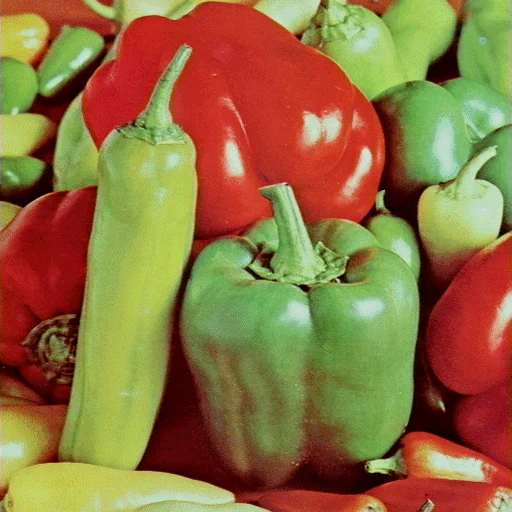
#> input picture images/Poivrons.jpeg, 512 x 512 px
$ python segmentation_naive.py
#> lines starting #> are read from the running program, lines starting #| are printed output that depends on the picture
import numpy as np
import matplotlib.pyplot as plt
from PIL import Image

IMAGE = "images/Poivrons.jpeg"
Q = 360        # nombre de classes de l'histogramme de teinte (1 classe = 1 degré)
SEUIL = 0.05   # écart maximal toléré (en fraction des pixels du morceau) pour dire "unimodal"
LARGEUR = 4    # largeur des classes des histogrammes de saturation et d'intensité
               # (S va de 0 à environ 208, I de 0 à 255 ; l'article ne précise pas ce choix).
               # Avec LARGEUR = 1, l'histogramme de saturation de Poivrons.jpeg est "en peigne"
               # (valeurs RGB irrégulières dans l'image) et on trouve beaucoup trop de modes.


# ==========================================================================
# 1. Passage de RGB à HSI
# ==========================================================================
def rgb_vers_hsi(image):
    # Formules de l'article :
    #   I = (R + G + B) / 3
    #   S = distance du point (R, G, B) à l'axe des gris
    #   H = angle autour de l'axe des gris
    # L'article écrit H avec arccos, qui ne donne qu'un angle entre 0 et 180 degrés.
    # On utilise arctan2 pour avoir le cercle entier (rouge = 0, vert = 120, bleu = 240).
    rgb = image.astype(np.float64)
    R, G, B = rgb[..., 0], rgb[..., 1], rgb[..., 2]
    I = (R + G + B) / 3
    S = np.sqrt((R - I) ** 2 + (G - I) ** 2 + (B - I) ** 2)
    H = np.degrees(np.arctan2(np.sqrt(3) * (G - B), 2 * R - G - B)) % 360
    return H, S, I


def pixels_colores(S, Q=Q):
    # Cylindre des gris de l'article : à la distance S de l'axe des gris, il y a au plus
    # 2*pi*S couleurs sur le cercle. Pour pouvoir découper la teinte en Q classes il faut
    # donc S > Q / (2*pi) (= 57,3 pour Q = 360). En dessous, la teinte n'a pas de sens.
    return S > Q / (2 * np.pi)


# ==========================================================================
# 2. Pool Adjacent Violators (estimateur de Grenander)
# ==========================================================================
def pav_decroissant(h):
    # Meilleure approximation décroissante de h.
    # On parcourt h de gauche à droite avec une pile de "blocs" (valeur, taille).
    # Si le dernier bloc est plus haut que celui d'avant, la décroissance est violée :
    # on fusionne les deux blocs et on prend leur moyenne. On recommence tant qu'il le faut.
    # Exemple : [5, 3, 4, 2] -> [5, 3.5, 3.5, 2]
    valeurs = []
    tailles = []
    for x in h:
        valeurs.append(float(x))
        tailles.append(1)
        while len(valeurs) > 1 and valeurs[-2] < valeurs[-1]:
            t = tailles[-2] + tailles[-1]
            v = (valeurs[-2] * tailles[-2] + valeurs[-1] * tailles[-1]) / t
            valeurs.pop()
            tailles.pop()
            valeurs[-1] = v
            tailles[-1] = t
    return np.repeat(valeurs, tailles)


def pav_croissant(h):
    # Même chose en croissant : on retourne h, on applique pav_decroissant, on retourne
    return pav_decroissant(np.asarray(h)[::-1])[::-1]


def ajustement_unimodal(h, c):
    # Approximation "croissant puis décroissant" de h autour du pic c :
    # PAV croissant à gauche de c, PAV décroissant à partir de c
    return np.concatenate([pav_croissant(h[:c]), pav_decroissant(h[c:])])


def pics_candidats(h, nb=3):
    # Positions possibles du pic : les nb classes les plus hautes du morceau.
    # (l'article demande seulement qu'il EXISTE un c qui marche ; tester tous les c
    # serait trop long, et en pratique le bon c est près du maximum)
    return np.argsort(h)[::-1][:nb]


# ==========================================================================
# 3. Test d'unimodalité NAÏF (seuil réglé à la main)
# ==========================================================================
def ecart(h, ajustement):
    # Fraction des pixels qu'il faut "déplacer" pour passer de h à son ajustement.
    # On divise par 2 car chaque pixel déplacé compte deux fois (une classe perd, une gagne).
    N = h.sum()
    if N == 0:
        return 0
    return np.abs(h - ajustement).sum() / (2 * N)


def est_unimodal_naif(h, seuil=SEUIL):
    # h est unimodal si, pour au moins un pic c, l'écart à l'ajustement
    # croissant-décroissant autour de c est plus petit que le seuil.
    # Défaut connu : le seuil ne dépend pas du nombre de pixels N, alors qu'un petit
    # écart sur 200 000 pixels est beaucoup plus "sûr" qu'un petit écart sur 50 pixels.
    h = np.asarray(h, dtype=np.float64)
    if len(h) < 3 or h.sum() == 0:
        return True
    for c in pics_candidats(h):
        if ecart(h, ajustement_unimodal(h, c)) <= seuil:
            return True
    return False


# ==========================================================================
# 4. Algorithme FTC (Fine To Coarse) de l'article
# ==========================================================================
def minima_locaux(h):
    # Indices des minima locaux de h (on prend le début et la fin des plateaux)
    m = []
    for i in range(1, len(h) - 1):
        if (h[i] < h[i - 1] and h[i] <= h[i + 1]) or (h[i] <= h[i - 1] and h[i] < h[i + 1]):
            m.append(i)
    return m


def ftc(h, est_unimodal, graine=0):
    # Entrée : histogramme h (L classes) et une fonction de test d'unimodalité.
    # Sortie : liste des bornes [0, b1, b2, ..., L] ; le morceau k est h[bornes[k]:bornes[k+1]].
    #
    # 1. On part de la segmentation la plus fine : tous les minima locaux + les deux bouts.
    # 2. On choisit au hasard deux morceaux voisins ; si leur union est unimodale, on les
    #    fusionne. On recommence jusqu'à ce qu'aucune paire ne puisse être fusionnée.
    # 3. Même chose avec des unions de j = 3, 4, ... morceaux voisins.
    #    (petite différence avec l'article : après une fusion à j >= 3, on revient à j = 2,
    #    pour être sûr que plus aucune union de morceaux voisins n'est unimodale)
    h = np.asarray(h, dtype=np.float64)
    L = len(h)
    bornes = [0] + minima_locaux(h) + [L]
    hasard = np.random.default_rng(graine)

    j = 2
    while j <= len(bornes) - 1:  # len(bornes) - 1 = nombre de morceaux
        fusion = False
        debuts = np.arange(len(bornes) - j)  # union des morceaux k, k+1, ..., k+j-1
        hasard.shuffle(debuts)
        for k in debuts:
            a, b = bornes[k], bornes[k + j]
            if est_unimodal(h[a:b]):
                bornes = bornes[:k + 1] + bornes[k + j:]  # on enlève les bornes intérieures
                fusion = True
                break
        if fusion:
            j = 2
        else:
            j += 1
    return bornes


def etiqueter(classes, bornes):
    # Numéro du morceau de chaque valeur : classes dans [bornes[k], bornes[k+1][ -> k
    return np.searchsorted(bornes, classes, side="right") - 1


def ftc_circulaire(h, est_unimodal):
    # L'histogramme de teinte est circulaire (359 degrés est à côté de 0 degré).
    # Astuce simple : on "coupe" le cercle à l'endroit où l'histogramme est le plus bas
    # (il n'y a sûrement pas de mode à cet endroit), on fait tourner h pour que cette
    # classe soit au début, et on applique le FTC normal.
    decalage = int(np.argmin(h))
    bornes = ftc(np.roll(h, -decalage), est_unimodal)
    return bornes, decalage


# ==========================================================================
# 5. Palette hiérarchique : teinte -> saturation -> intensité (algorithme ACoPa)
# ==========================================================================
def palette_acopa(image, est_unimodal, afficher=True, largeur=LARGEUR):
    # Renvoie :
    #   graines   : couleur moyenne (RGB) de chaque groupe final -> centres de départ de K-means
    #   effectifs : nombre de pixels de chaque groupe
    #   niveaux   : couleurs obtenues après la teinte, après la saturation, après l'intensité
    #               (pour dessiner la "palette hiérarchique" comme la figure 4(e) de l'article)
    #   infos     : histogramme de teinte et ses bornes (pour les figures)
    pixels = image.reshape(-1, 3).astype(np.float64)
    H, S, I = rgb_vers_hsi(image)
    H, S, I = H.ravel(), S.ravel(), I.ravel()

    classe_H = np.floor(H * Q / 360).astype(int) % Q
    NB_S = int(210 // largeur) + 1
    NB_I = int(256 // largeur) + 1
    classe_S = np.floor(S / largeur).astype(int)
    classe_I = np.floor(I / largeur).astype(int)

    # Étape 1 : FTC sur l'histogramme de teinte des pixels colorés
    colores = pixels_colores(S)
    h_teinte = np.bincount(classe_H[colores], minlength=Q)
    bornes_H, decalage = ftc_circulaire(h_teinte, est_unimodal)

    # Étape 2 : TOUS les pixels (gris compris) sont rattachés à un intervalle de teinte
    groupe_H = etiqueter((classe_H - decalage) % Q, bornes_H)

    graines, effectifs = [], []
    niveaux = {"teinte": [], "saturation": [], "intensite": []}
    for i in range(len(bornes_H) - 1):
        dans_i = groupe_H == i
        if dans_i.sum() == 0:
            continue
        niveaux["teinte"].append(pixels[dans_i].mean(axis=0))

        # Étape 3 : FTC sur l'histogramme de saturation des pixels de ce mode de teinte
        h_sat = np.bincount(classe_S[dans_i], minlength=NB_S)
        bornes_S = ftc(h_sat, est_unimodal)
        groupe_S = etiqueter(classe_S, bornes_S)

        for j in range(len(bornes_S) - 1):
            dans_ij = dans_i & (groupe_S == j)
            if dans_ij.sum() == 0:
                continue
            niveaux["saturation"].append(pixels[dans_ij].mean(axis=0))

            # Étape 4 : FTC sur l'histogramme d'intensité
            h_int = np.bincount(classe_I[dans_ij], minlength=NB_I)
            bornes_I = ftc(h_int, est_unimodal)
            groupe_I = etiqueter(classe_I, bornes_I)

            for k in range(len(bornes_I) - 1):
                dans_ijk = dans_ij & (groupe_I == k)
                if dans_ijk.sum() == 0:
                    continue
                couleur = pixels[dans_ijk].mean(axis=0)
                niveaux["intensite"].append(couleur)
                graines.append(couleur)
                effectifs.append(int(dans_ijk.sum()))

    if afficher:
        print(f"{len(bornes_H) - 1} modes de teinte, {len(niveaux['saturation'])} après la saturation, "
              f"{len(graines)} après l'intensité")
    infos = {"h_teinte": h_teinte, "bornes_H": bornes_H, "decalage": decalage}
    return np.array(graines), np.array(effectifs), niveaux, infos


# ==========================================================================
# 6. Affichages
# ==========================================================================
def afficher_segmentation_teinte(h_teinte, bornes, decalage, titre=""):
    # Histogramme de teinte en noir + bornes trouvées par le FTC en rouge
    plt.figure(figsize=(10, 3))
    plt.bar(np.arange(len(h_teinte)), h_teinte, width=1.0, color="black")
    for b in bornes[1:-1]:
        plt.axvline((b + decalage) % len(h_teinte), color="red", linestyle="--")
    plt.axvline(decalage, color="red", linestyle=":")  # endroit où on a coupé le cercle
    plt.xlabel("Teinte (degrés)")
    plt.ylabel("Nombre de pixels")
    plt.title(titre)
    plt.tight_layout()


def afficher_palette_hierarchique(niveaux, titre=""):
    # Une ligne par étape (teinte, saturation, intensité), comme la figure 4(e) de l'article
    fig, axes = plt.subplots(3, 1, figsize=(10, 2.4))
    for ax, nom in zip(axes, ["teinte", "saturation", "intensite"]):
        couleurs = np.array(niveaux[nom]) / 255
        ax.imshow(couleurs[None, :, :], aspect="auto")
        ax.set_yticks([])
        ax.set_xticks([])
        ax.set_ylabel(f"{nom}\n({len(couleurs)})", rotation=0, ha="right", va="center", fontsize=8)
    fig.suptitle(titre)
    fig.tight_layout()


def petits_tests():
    # Vérifications rapides des briques de base
    assert np.allclose(pav_decroissant([5, 3, 4, 2]), [5, 3.5, 3.5, 2])
    assert np.allclose(pav_croissant([5, 3, 4, 2]), [3.5, 3.5, 3.5, 3.5])
    H, S, I = rgb_vers_hsi(np.array([[[255, 0, 0], [0, 255, 0], [0, 0, 255], [128, 128, 128]]]))
    assert np.allclose(H[0, :3], [0, 120, 240]) and S[0, 3] == 0
    # Une bosse : unimodal. Deux bosses bien séparées : pas unimodal.
    x = np.arange(100)
    une_bosse = 1000 * np.exp(-(x - 50) ** 2 / 50)
    deux_bosses = une_bosse + 1000 * np.exp(-(x - 15) ** 2 / 20)
    assert est_unimodal_naif(une_bosse) and not est_unimodal_naif(deux_bosses)
    assert len(ftc(deux_bosses, est_unimodal_naif)) - 1 == 2
    print("Petits tests : OK")


if __name__ == "__main__":
    petits_tests()
    image = np.array(Image.open(IMAGE).convert("RGB"))
#> image is the input picture: shape (512, 512, 3); mean R, G, B 143.8, 112.6, 63.3
    graines, effectifs, niveaux, infos = palette_acopa(image, est_unimodal_naif)
#> in rgb_vers_hsi (call 2), `R, G, B = rgb[..., 0], rgb[..., 1], rgb[..., 2]`:
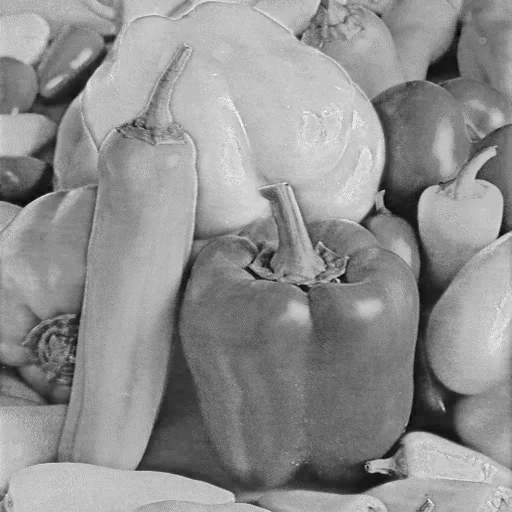
#> R: shape (512, 512) float64; min 0, max 255, mean 143.8
#> in rgb_vers_hsi (call 2), `R, G, B = rgb[..., 0], rgb[..., 1], rgb[..., 2]`:
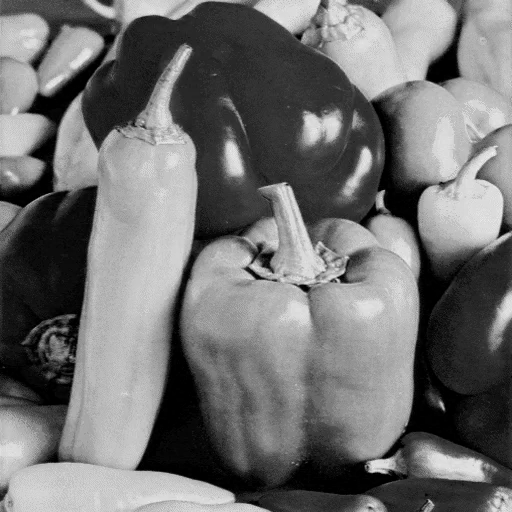
#> G: shape (512, 512) float64; min 0, max 243, mean 112.6
#> in rgb_vers_hsi (call 2), `R, G, B = rgb[..., 0], rgb[..., 1], rgb[..., 2]`:
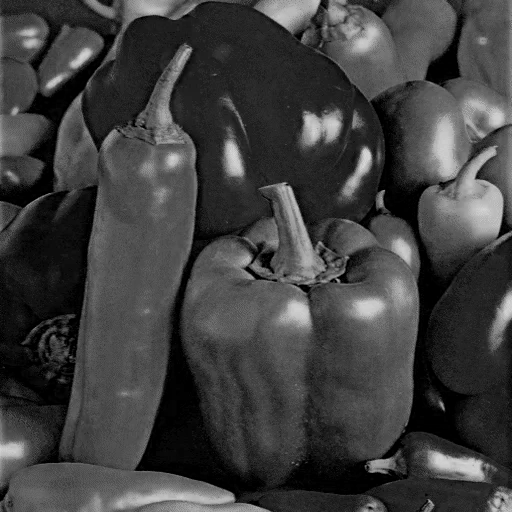
#> B: shape (512, 512) float64; min 0, max 217, mean 63.3
#> in rgb_vers_hsi (call 2), `I = (R + G + B) / 3`:
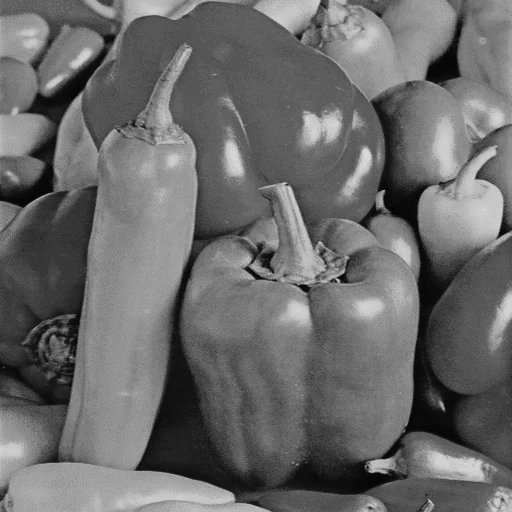
#> I: shape (512, 512) float64; min 0, max 222, mean 106.6
#> in rgb_vers_hsi (call 2), `S = np.sqrt((R - I) ** 2 + (G - I) ** 2 + (B - I) ** 2)`:
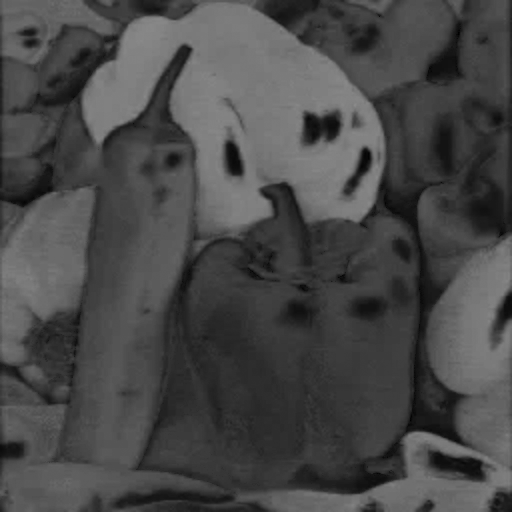
#> S: shape (512, 512) float64; min 0, max 138.3, mean 73.6
#> in rgb_vers_hsi (call 2), `H = np.degrees(np.arctan2(np.sqrt(3) * (G - B), 2 * R - G - B)) % 360`:
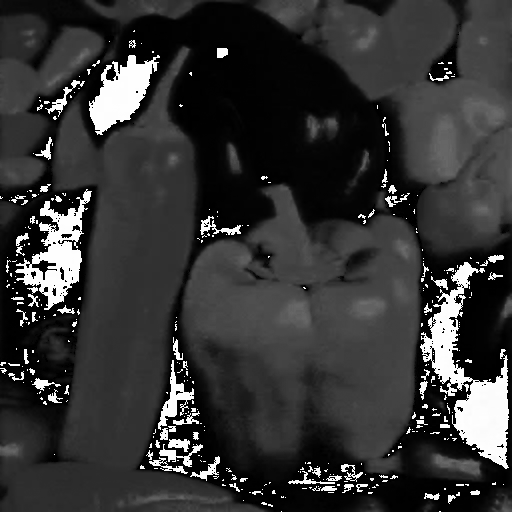
#> H: shape (512, 512) float64; min 0, max 359.7, mean 74.3; drawn with min black and max white
#> in palette_acopa, `h_teinte = np.bincount(classe_H[colores], minlength=Q)`: h_teinte = 360 values, max 9071 at index 0, min 0 at index 118, mean 477.5
#> in ftc_circulaire, `decalage = int(np.argmin(h))`: decalage = 118
#> the loop in ftc (call 2), `while j <= len(bornes) - 1:` made 29 passes
#> j on passes 14 to 19: 2, 2, 2, 2, 2, 2
#> in ftc_circulaire, `bornes = ftc(np.roll(h, -decalage), est_unimodal)`: bornes = [0, 302, 360]
#> in palette_acopa, `bornes_H, decalage = ftc_circulaire(h_teinte, est_unimodal)`: decalage = 118
#> the loop in palette_acopa, `for i in range(len(bornes_H) - 1):` made 2 passes
#> bornes_S on passes 1 to 2: [0, 18, 53], [0, 53]
#> after the loop in palette_acopa, `for i in range(len(bornes_H) - 1):`: effectifs = [51096, 7524, 82326, 121198]; graines = [[87.06, 49.33, 27.78], [190.2, 203.5, 169.7], [175.5, 51.14, 35.19], [143.4, 175.4, 90.74]]
#| 2 modes de teinte, 3 après la saturation, 4 après l'intensité
#> effectifs = [51096, 7524, 82326, 121198]; niveaux = {'teinte': [[144.2, 58.62, 39.68], [143.4, 175.4, 90.74]], 'saturation': [[100.3, 69.12, 45.99], [175.5, 51.14, 35.19], [143.4, 175.4, 90.74]], 'intensite': [[87.06, 49.33, 27.78], [190.2, 203.5, 169.7], [175.5, 51.14, 35.19], [143.4, 175.4, 90.74]]}; infos = 3 items
    afficher_segmentation_teinte(infos["h_teinte"], infos["bornes_H"], infos["decalage"],
                                 f"Histogramme de teinte et segmentation FTC (seuil = {SEUIL})")
    afficher_palette_hierarchique(niveaux, f"Palette hiérarchique, version naïve (seuil = {SEUIL})")
#> the loop in afficher_palette_hierarchique, `for ax, nom in zip(axes, ["teinte", "saturation", "intensite"]):` made 3 passes
#> nom on passes 2 to 3: 'saturation', 'intensite'
    plt.show()
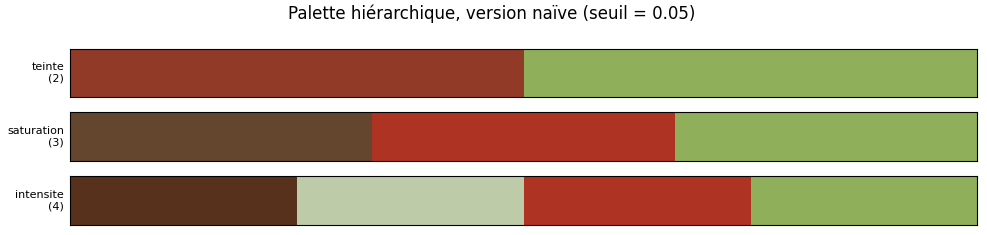
#> figure drawn by matplotlib, 3 panels

$ run again, with images/astronaut.png saved as images/Poivrons.jpeg
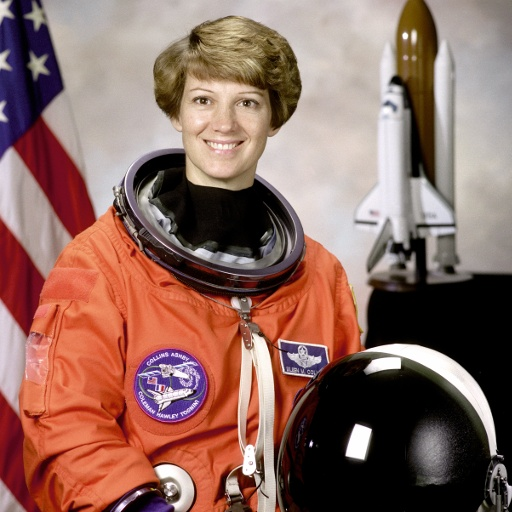
#> input picture images/astronaut.png, 512 x 512 px
#> image is the input picture: shape (512, 512, 3); mean R, G, B 141.5, 105.8, 96.5
#> in rgb_vers_hsi (call 2), `H = np.degrees(np.arctan2(np.sqrt(3) * (G - B), 2 * R - G - B)) % 360`:
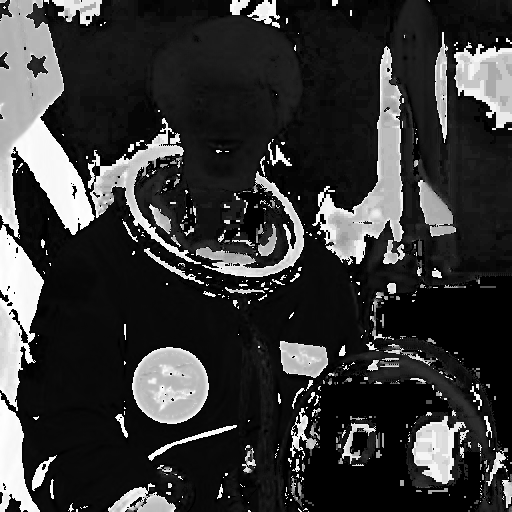
#> H: shape (512, 512) float64; min 0, max 359.6, mean 78; drawn with min black and max white
#> h_teinte = 360 values, max 11970 at index 13, min 0 at index 47, mean 189.8
#> in ftc_circulaire, `decalage = int(np.argmin(h))`: decalage = 47
#> the loop in ftc (call 2), `while j <= len(bornes) - 1:` made 40 passes
#> in ftc_circulaire, `bornes = ftc(np.roll(h, -decalage), est_unimodal)`: bornes = [0, 360]
#> in palette_acopa, `bornes_H, decalage = ftc_circulaire(h_teinte, est_unimodal)`: decalage = 47
#> the loop in palette_acopa, `for i in range(len(bornes_H) - 1):` made 1 pass
#> bornes_S on pass 1: [0, 16, 53]
#> after the loop in palette_acopa, `for i in range(len(bornes_H) - 1):`: effectifs = [47497, 149932, 14166, 50549]; graines = [[5.28, 2.22, 1.79], [163.3, 149.3, 145], [123.3, 22.01, 18.56], [210.2, 97.64, 63.26]]
#| 1 modes de teinte, 2 après la saturation, 4 après l'intensité
#> `graines, effectifs, niveaux, infos = palette_acopa(image, est_unimodal..`: effectifs = [47497, 149932, 14166, 50549]; niveaux = {'teinte': [[141.5, 105.8, 96.45]], 'saturation': [[125.3, 113.9, 110.5], [191.2, 81.08, 53.48]], 'intensite': [[5.28, 2.22, 1.79], [163.3, 149.3, 145], [123.3, 22.01, 18.56], [210.2, 97.64, 63.26]]}; infos = 3 items
#> the loop in afficher_palette_hierarchique, `for ax, nom in zip(axes, ["teinte", "saturation", "intensite"]):` made 3 passes
#> (nom, couleurs) on passes 1 to 2: ('teinte', [[0.555, 0.415, 0.378]]), ('saturation', [[0.491, 0.447, 0.433], [0.75, 0.318, 0.21]])
#> `plt.show()`:
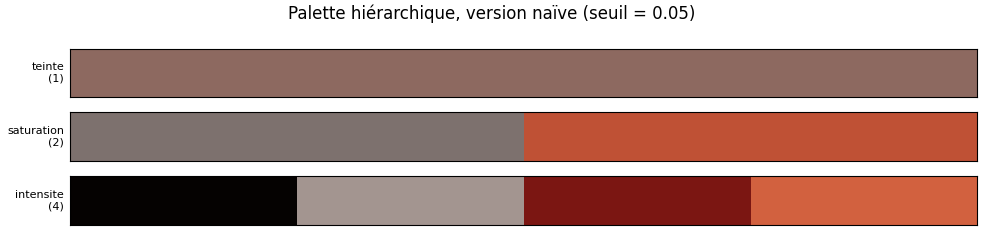
#> figure drawn by matplotlib, 3 panels
